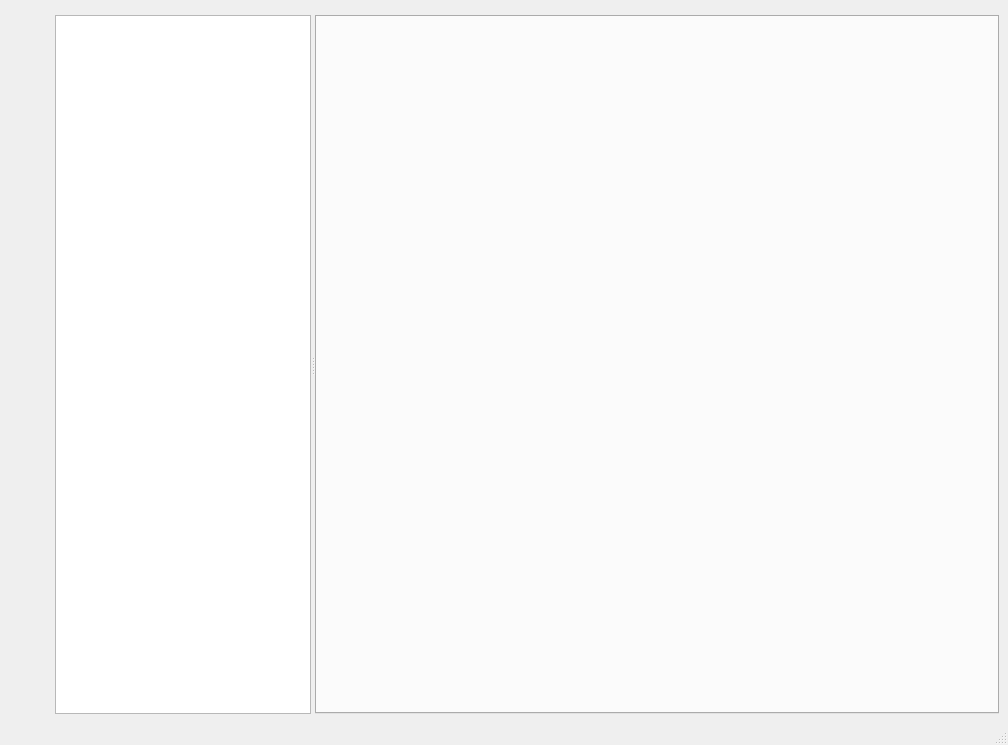
<?xml version="1.0" encoding="UTF-8"?>
<ui version="4.0">
 <class>MainWindow</class>
 <widget class="QMainWindow" name="MainWindow">
  <property name="geometry">
   <rect>
    <x>0</x>
    <y>0</y>
    <width>1008</width>
    <height>745</height>
   </rect>
  </property>
  <property name="windowTitle">
   <string>Autonomous Generalist Scientist</string>
  </property>
  <property name="autoFillBackground">
   <bool>false</bool>
  </property>
  <widget class="QWidget" name="centralwidget">
   <layout class="QGridLayout" name="gridLayout">
    <item row="0" column="1">
     <widget class="QWidget" name="widget" native="true"/>
    </item>
    <item row="1" column="0">
     <layout class="QVBoxLayout" name="verticalLayout">
      <item>
       <spacer name="verticalSpacer">
        <property name="orientation">
         <enum>Qt::Vertical</enum>
        </property>
        <property name="sizeHint" stdset="0">
         <size>
          <width>20</width>
          <height>40</height>
         </size>
        </property>
       </spacer>
      </item>
      <item>
       <widget class="QPushButton" name="pushButton_setting">
        <property name="text">
         <string/>
        </property>
        <property name="icon">
         <iconset>
          <normaloff>resources/setting.png</normaloff>resources/setting.png</iconset>
        </property>
        <property name="iconSize">
         <size>
          <width>25</width>
          <height>25</height>
         </size>
        </property>
        <property name="flat">
         <bool>true</bool>
        </property>
       </widget>
      </item>
     </layout>
    </item>
    <item row="1" column="1">
     <widget class="QSplitter" name="splitter">
      <property name="orientation">
       <enum>Qt::Horizontal</enum>
      </property>
      <widget class="QTreeView" name="treeView">
       <property name="sizePolicy">
        <sizepolicy hsizetype="Expanding" vsizetype="Expanding">
         <horstretch>0</horstretch>
         <verstretch>0</verstretch>
        </sizepolicy>
       </property>
      </widget>
      <widget class="QTabWidget" name="tabWidget">
       <property name="sizePolicy">
        <sizepolicy hsizetype="Expanding" vsizetype="Expanding">
         <horstretch>1</horstretch>
         <verstretch>0</verstretch>
        </sizepolicy>
       </property>
       <property name="currentIndex">
        <number>-1</number>
       </property>
       <property name="usesScrollButtons">
        <bool>true</bool>
       </property>
       <property name="tabsClosable">
        <bool>true</bool>
       </property>
       <property name="movable">
        <bool>false</bool>
       </property>
       <property name="tabBarAutoHide">
        <bool>false</bool>
       </property>
      </widget>
     </widget>
    </item>
   </layout>
  </widget>
  <widget class="QStatusBar" name="statusbar"/>
 </widget>
 <resources/>
 <connections/>
</ui>
